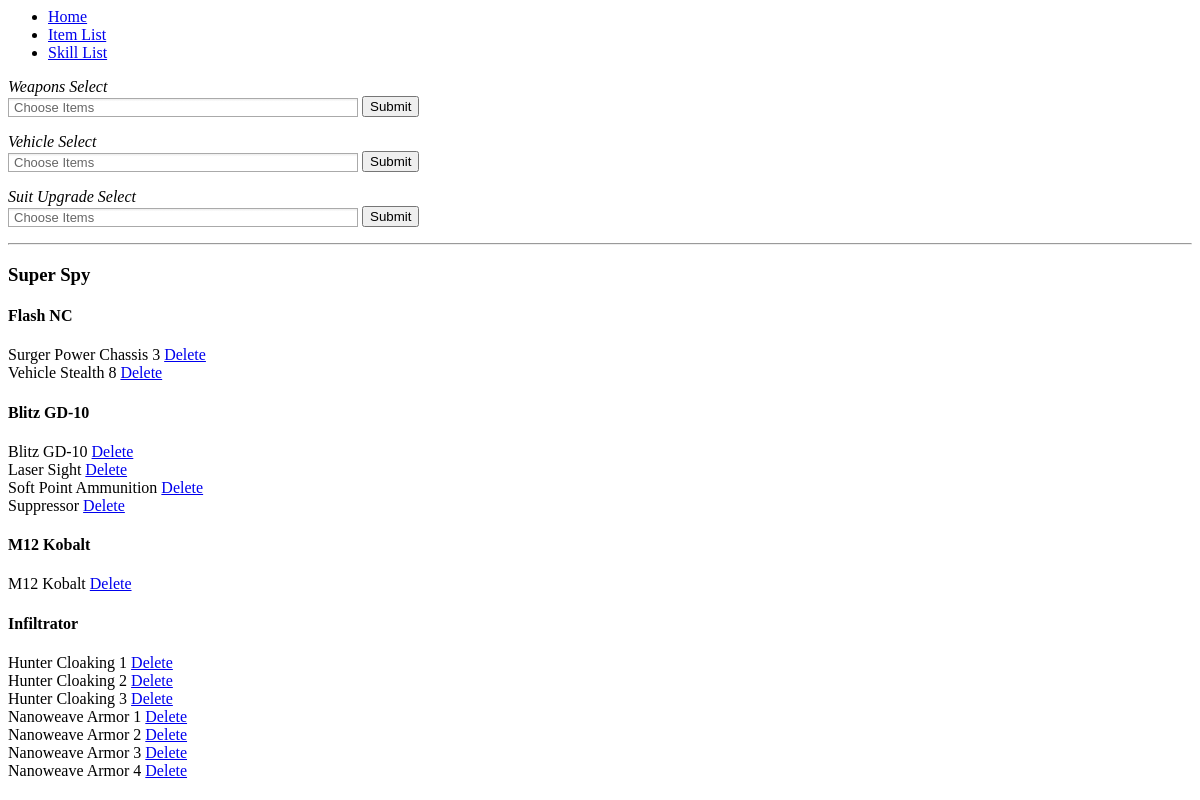
/viewTree.php?id=4, run on the app's committed database.
### tables this page shows
CREATE TABLE IF NOT EXISTS `group_items` (
  `group_id` int(11) NOT NULL,
  `item_id` int(11) NOT NULL,
  UNIQUE KEY `group_id` (`group_id`,`item_id`)
);

CREATE TABLE IF NOT EXISTS `vehicle_attachment` (
  `description` text NOT NULL,
  `faction_id` int(11) NOT NULL,
  `item_id` int(11) NOT NULL,
  `slot_id` int(11) NOT NULL,
  `vehicle_id` int(11) NOT NULL
);

CREATE TABLE IF NOT EXISTS `items` (
  `item_id` int(11) NOT NULL,
  `image_path` text NOT NULL,
  `description` text NOT NULL,
  `name` text NOT NULL,
  `faction_id` int(11) NOT NULL,
  `item_category_id` int(11) NOT NULL,
  `item_type_id` int(11) NOT NULL,
  PRIMARY KEY (`item_id`)
);

### controller/Controller.php (called while the page is built, shortened)
<?php
class Controller {
	protected function view($page, $model = null)
	{
		include_once("view/shared/pagelayout.php");
	}
	public function viewTree()
	{
		include("model/dbconnect.php");
		include_once("model/Forest.php");
		$tempTrees = array();
		array_push($tempTrees, $_GET["id"]);
		$forest = new Forest($tempTrees);
		$allItems = new Forest(-1);
		$model = array();
		$model["forest"] = $forest;
		$model["allItems"] = $allItems;
		$page = 'view/viewtree.php';
		$this->view($page, $model);
	}
}
?>

### viewTree.php (called while the page is built)
<?php
	include_once("controller/Controller.php");
	$controller = new Controller();
	$controller->viewTree();
?>

### model/Tree.php (called while the page is built, shortened)
<?php
include_once("model/Branch.php");
class Tree {
	public function __construct($name)
    {
        $this->name = $name;
    }
}
?>

### model/Forest.php (called while the page is built, shortened)
<?php
	include_once("model/Tree.php");
	Class Forest
	{
		public $treeList;
		public function __construct($treeList)
		{
			if($treeList == -1)
			{
				$this->populateAll();
			}
			else
			{
				$this->treeList = $treeList;
				$this->populate();
			}
		}
		protected function populate()
		{
			foreach($this->treeList as $tree)
			{
				$weapons = '
				SELECT b.group_name, p.name, cb.item_id, pa.name AS base_name
				FROM (
				SELECT *
				FROM groups
				WHERE group_id = '.$tree.'
				)b
				JOIN group_items cb ON cb.group_id = b.group_id
				JOIN (
				SELECT * FROM items
				WHERE
				item_type_id = 27
				OR
				item_type_id = 26
				) p ON p.item_id = cb.item_id
				LEFT JOIN wattachments a ON cb.item_id = a.attachment_item_id
				LEFT JOIN items pa ON pa.item_id = a.item_id
				ORDER BY p.name ASC
				';
				$suitUpgrades = '
				SELECT b.group_name, p.name, cb.item_id, pa.name AS base_name
				FROM (
				SELECT *
				FROM groups
				WHERE group_id = '.$tree.'
				)b
				JOIN group_items cb ON cb.group_id = b.group_id
				JOIN (
				SELECT * FROM items
				WHERE
				item_type_id = 36
				) p ON p.item_id = cb.item_id
				LEFT JOIN item_profile a ON cb.item_id = a.item_id
				LEFT JOIN profile pa ON pa.profile_id = a.profile_id
				ORDER BY p.name ASC
				';
				$vehicle = '
				SELECT b.group_name, p.name, cb.item_id, a.description AS base_name
				FROM (
				SELECT *
				FROM groups
				WHERE group_id = '.$tree.'
				)b
				JOIN group_items cb ON cb.group_id = b.group_id
				JOIN (
				SELECT * FROM items
				WHERE
				item_type_id = 33
				) p ON p.item_id = cb.item_id
				LEFT JOIN vehicle_attachment a ON cb.item_id = a.item_id
				ORDER BY p.name ASC
				';
				$this->runQ($vehicle);
				$this->runQ($weapons);
				$this->runQ($suitUpgrades);
			}
		}
		protected function runQ($query)
		{
			include("model/dbconnect.php");
			$queryItems = $dbh->prepare($query);
			$queryItems->execute();
			$rows = $queryItems->fetchAll();
		}
	}
?>

### model/Branch.php (called while the page is built, shortened)
<?php
include_once("model/Leaf.php");
class Branch {
	public function __construct($name)
    {
        $this->name = $name;
    }
}
?>

### model/Leaf.php (called while the page is built, shortened)
<?php
class Leaf {
	public function __construct($eqName, $item_id)
    {
		$this->name = $eqName;
		$this->item_id = $item_id;
    }
}
?>

### view/viewtree.php (the view, shortened to what this page needs)
<div>
  <em>Weapons Select</em>
  <form id="InfantryWeapons" method="post" action="insertLeaf.php">
	<input type="submit" name="Submit" value=Submit tabindex="2" />
	</form>
</div>
<div>
  <em>Vehicle Select</em>
  <form id="VehicleStuff" method="post" action="insertLeaf.php">
	<input type="submit" name="Submit" value=Submit tabindex="2" />
	</form>
</div>
<div>
  <em>Suit Upgrade Select</em>
  <form id="SuitStuff" method="post" action="insertLeaf.php">
	<input type="submit" name="Submit" value=Submit tabindex="2" />
	</form>
</div>
<div>
<?php
	foreach($model["forest"]->trees as $tree)
	{
		echo "<hr/>";
		echo "<h3>".$tree->name."</h3>";
		foreach($tree->branches as $branch)
		{
			echo "<h4>".$branch->name."</h4>";
			foreach($branch->leaves as $leaf)
			{
				echo $leaf->name;
				echo ' <a href="deleteLeaf.php?group_id='.$_GET["id"].'&item_id='.$leaf->item_id.'">Delete</a><br/>';
			}
		}
	}
?>
</div>

### data on the page
group_items: name "Super Spy", vehicle_attachment.description "Flash NC", item.name "Surger Power Chassis 3", name "Blitz GD-10", name "Laser Sight", name "Soft Point Ammunition", name "Suppressor", name "M12 Kobalt", name "Infiltrator", name "Hunter Cloaking 1", name "Hunter Cloaking 2", name "Hunter Cloaking 3", name "Nanoweave Armor 1", name "Nanoweave Armor 2", name "Nanoweave Armor 3", name "Nanoweave Armor 4"
group_items: item.name "Vehicle Stealth 8"
